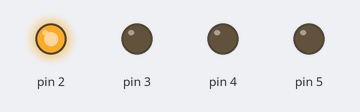
A sketch run on a simulated Arduino Uno, built with avr-gcc and run on an emulated ATmega328P. On the bench: output pins drawn as LEDs (lit = HIGH).

Above: at 0.1 s.
At 0.5 s:
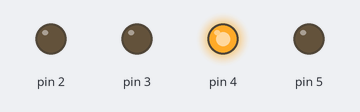
At 0.9 s:
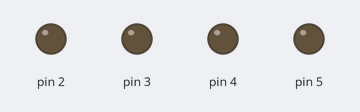
At 1.3 s:
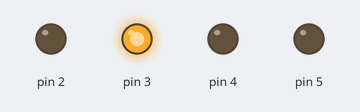
At 2.7 s:
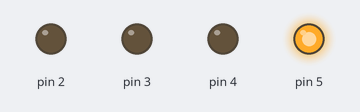
Timing chart, 0 to 3.0 s (numbered marks = the images above):
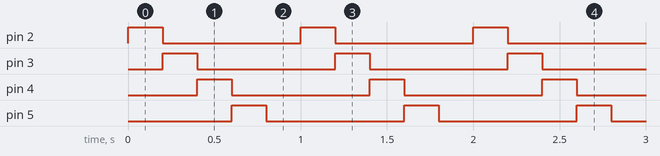

The sketch:

Led2c.ino
```cpp
void setup()
{
	 // Establece un pin digital como salida.
	 // El Pin 2 tiene un LED conectado a el.
	  pinMode(2, OUTPUT);
	  pinMode(3, OUTPUT);
	  pinMode(4, OUTPUT);
	  pinMode(5, OUTPUT);
}
void loop()
{
	digitalWrite(2, HIGH);   // enciende led
	delay(200);           // espera un segundo
	digitalWrite(2, LOW);    // apaga el LED
	digitalWrite(3, HIGH);   // enciende led
	delay(200); // espera un segundo
	digitalWrite(3, LOW);    // apaga el LED
	digitalWrite(4, HIGH);   // enciende led
	delay(200); // espera un segundo
	digitalWrite(4, LOW);    // apaga el LED
	digitalWrite(5, HIGH);   // enciende led
	delay(200);    // espera un segundo
	digitalWrite(5, LOW);    // apaga el LED
	delay(200);    // espera un segundo
}
```

Measured:
- by itself, pin 2–5: alternates HIGH for 0.20 s and LOW for 0.80 s
- by itself, everything shown: repeats every 1.0 s, in 5 steps
